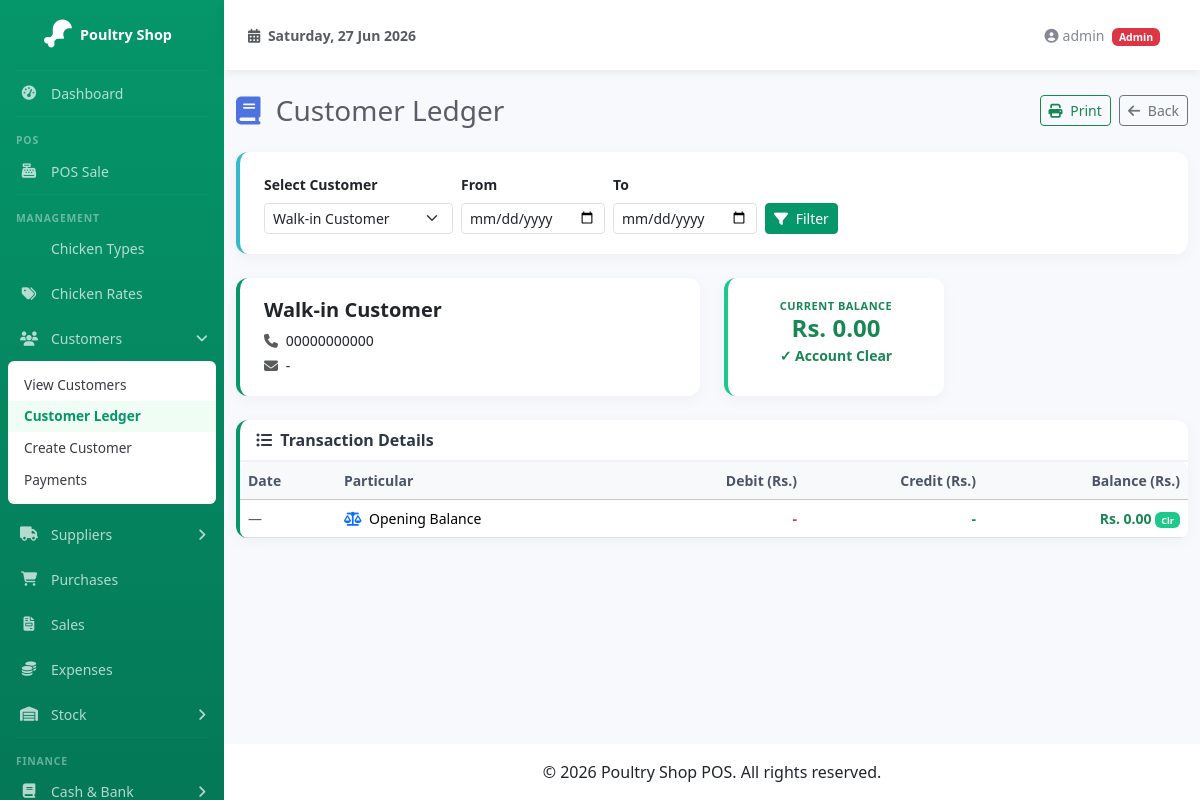
Screenshot of /pages/customers/ledger.php?id=1 (signed in) with the database file from the repository.
### tables this page shows
CREATE TABLE IF NOT EXISTS customers (
  id              INT             AUTO_INCREMENT PRIMARY KEY,
  name            VARCHAR(100)    NOT NULL,
  phone           VARCHAR(20)     DEFAULT NULL,
  email           VARCHAR(100)    DEFAULT NULL,
  address         TEXT            DEFAULT NULL,
  opening_balance DECIMAL(12,2)   NOT NULL DEFAULT 0.00,
  created_at      TIMESTAMP       DEFAULT CURRENT_TIMESTAMP
);

### includes/functions.php (called while the page is built, shortened)
<?php
function money($amount): string {
    return number_format((float)$amount, 2);
}

### pages/customers/ledger.php (the view, shortened to what this page needs)
<?php
require_once __DIR__ . '/../../includes/functions.php';
$pdo = getDB();
$customer_id = (int)($_GET['id'] ?? 0);
$from = $_GET['from'] ?? '';
$to   = $_GET['to'] ?? '';
$customers = $pdo->query("SELECT * FROM customers ORDER BY name")->fetchAll();
$customer = null;
if ($customer_id) {
    $stmt = $pdo->prepare("SELECT * FROM customers WHERE id = ?");
    $stmt->execute([$customer_id]);
    $customer = $stmt->fetch();
}
$entries = [];
$running = 0;
if ($customer) {
    $running = (float)$customer['opening_balance'];
    $entries[] = [
        'date'       => '0000-00-00',
        'sort_id'    => 0,
        'particular' => 'Opening Balance',
        'debit'      => 0,
        'credit'     => 0,
        'balance'    => $running,
    ];
    usort($entries, function($a, $b) {
        if ($a['date'] === '0000-00-00') return -1;
        if ($b['date'] === '0000-00-00') return 1;
        if ($a['date'] !== $b['date']) return strcmp($a['date'], $b['date']);
        $order = ['payment' => 0, 'sale' => 1];
        $oa = $order[$a['type']] ?? 2;
        $ob = $order[$b['type']] ?? 2;
        if ($oa !== $ob) return $oa <=> $ob;
        return ($a['sort_id'] ?? 0) <=> ($b['sort_id'] ?? 0);
    });
    $running = 0;
    foreach ($entries as &$e) {
        if ($e['date'] === '0000-00-00') {
            $running = $e['balance'];
        } else {
            $running += $e['debit'] - $e['credit'];
            $e['balance'] = $running;
        }
    }
}
require_once __DIR__ . '/../../includes/header.php';
?>
<div class="d-sm-flex align-items-center justify-content-between mb-4">
    <h1 class="h3 mb-0 text-gray-800"><i class="fas fa-book me-2" style="color:#4e73df;"></i> Customer Ledger</h1>
    <div class="no-print">
        <button class="btn btn-outline-success btn-sm me-1" onclick="window.print()">
            <i class="fas fa-print me-1"></i> Print
        </button>
        <a href="<?= BASE_URL ?>/pages/customers/index.php" class="btn btn-outline-secondary btn-sm">
            <i class="fas fa-arrow-left me-1"></i> Back
        </a>
    </div>
</div>
<div class="card mb-4 border-start-info no-print">
    <div class="card-body">
        <form method="GET" class="row g-2 align-items-end">
            <div class="col-auto">
                <label class="form-label small fw-bold">Select Customer</label>
                <select name="id" class="form-select form-select-sm" onchange="this.form.submit()">
                    <?php foreach ($customers as $c): ?>
                    <option value="<?= $c['id'] ?>" <?= $c['id'] === $customer_id ? 'selected' : '' ?>><?= htmlspecialchars($c['name']) ?></option>
                    <?php endforeach; ?>
                </select>
            </div>
            <div class="col-auto">
                <label class="form-label small fw-bold">From</label>
                <input type="date" name="from" class="form-control form-control-sm" value="<?= $from ?>">
            </div>
            <div class="col-auto">
                <label class="form-label small fw-bold">To</label>
                <input type="date" name="to" class="form-control form-control-sm" value="<?= $to ?>">
            </div>
            <div class="col-auto">
                <button type="submit" class="btn btn-primary btn-sm"><i class="fas fa-filter me-1"></i> Filter</button>
            </div>
        </form>
    </div>
</div>
<?php if ($customer): ?>
<div class="row mb-4 no-print">
    <div class="col-md-6">
        <div class="card border-start-primary h-100">
            <div class="card-body">
                <h5 class="fw-bold"><?= htmlspecialchars($customer['name']) ?></h5>
                <p class="mb-1 small"><i class="fas fa-phone me-1 text-muted"></i> <?= htmlspecialchars($customer['phone'] ?? '-') ?></p>
                <p class="mb-0 small"><i class="fas fa-envelope me-1 text-muted"></i> <?= htmlspecialchars($customer['email'] ?? '-') ?></p>
            </div>
        </div>
    </div>
    <div class="col-md-3">
        <div class="card border-start-<?= $running > 0 ? 'danger' : 'success' ?> h-100">
            <div class="card-body text-center">
                <div class="text-xs fw-bold text-uppercase text-<?= $running > 0 ? 'danger' : 'success' ?>">Current Balance</div>
                <div class="h4 mb-0 fw-bold text-<?= $running > 0 ? 'danger' : ($running < 0 ? 'primary' : 'success') ?>">
                    Rs. <?= money(abs($running)) ?>
                </div>
                <small class="fw-bold text-<?= $running > 0 ? 'danger' : ($running < 0 ? 'primary' : 'success') ?>">
                    <?= $running > 0 ? '⚠ Amount Due' : ($running < 0 ? '✓ Advance Paid' : '✓ Account Clear') ?>
                </small>
            </div>
        </div>
    </div>
</div>
<div class="card border-start-primary">
    <div class="card-header bg-transparent d-flex justify-content-between align-items-center">
        <span><i class="fas fa-list-ul me-1"></i> Transaction Details</span>
    </div>
    <div class="card-body p-0">
        <div class="table-responsive">
            <table class="table table-hover mb-0 small">
                <thead class="table-light">
                    <tr>
                        <th>Date</th>
                        <th>Particular</th>
                        <th class="text-end">Debit (Rs.)</th>
                        <th class="text-end">Credit (Rs.)</th>
                        <th class="text-end">Balance (Rs.)</th>
                    </tr>
                </thead>
                <tbody>
                    <?php if (empty($entries)): ?>
                    <tr><td colspan="5" class="text-center text-muted py-4">No records found for the selected period.</td></tr>
                    <?php else: ?>
                    <?php foreach ($entries as $e): ?>
                    <tr class="<?= ($e['type'] ?? '') === 'sale' ? 'table-warning' : (($e['type'] ?? '') === 'payment' ? 'table-success' : '') ?>">
                        <td data-order="<?= $e['date'] === '0000-00-00' ? '0000-00-00' : $e['date'] ?>">
                            <?= $e['date'] === '0000-00-00' ? '<span class="text-muted">—</span>' : date('d M Y', strtotime($e['date'])) ?>
                        </td>
                        <td>
                            <?php if (($e['type'] ?? '') === 'sale'): ?>
                                <i class="fas fa-file-invoice text-warning me-1"></i>
                            <?php elseif (($e['type'] ?? '') === 'payment'): ?>
                                <i class="fas fa-money-bill-wave text-success me-1"></i>
                            <?php else: ?>
                                <i class="fas fa-balance-scale text-primary me-1"></i>
                            <?php endif; ?>
                            <?= $e['particular'] ?>
                        </td>
                        <td class="text-end text-danger fw-bold"><?= $e['debit'] > 0 ? 'Rs. ' . money($e['debit']) : '-' ?></td>
                        <td class="text-end text-success fw-bold"><?= $e['credit'] > 0 ? 'Rs. ' . money($e['credit']) : '-' ?></td>
                        <td class="text-end fw-bold <?= ($e['balance'] ?? 0) > 0 ? 'text-danger' : (($e['balance'] ?? 0) < 0 ? 'text-primary' : 'text-success') ?>">
                            Rs. <?= money(abs($e['balance'] ?? 0)) ?>
                            <small>
                            <?php if (($e['balance'] ?? 0) > 0): ?>
                                <span class="badge bg-danger">Due</span>
                            <?php elseif (($e['balance'] ?? 0) < 0): ?>
                                <span class="badge bg-primary">Adv</span>
                            <?php else: ?>
                                <span class="badge bg-success">Clr</span>
                            <?php endif; ?>
                            </small>
                        </td>
                    </tr>
                    <?php endforeach; ?>
                    <?php endif; ?>
                </tbody>
            </table>
        </div>
    </div>
</div>
<?php elseif ($customer_id): ?>
<div class="alert alert-danger">Customer not found.</div>
<?php endif; ?>
<?php require_once __DIR__ . '/../../includes/footer.php'; ?>

### assets/css/sb-admin-custom.css (style rules this page uses)
:root { --primary: #059669; --primary-dark: #047857; --primary-light: #10b981; --primary-50: #ecfdf5; --sidebar-width: 224px; }
* { margin: 0; padding: 0; box-sizing: border-box; }
body { background-color: #f8f9fc; font-family: 'Segoe UI', Tahoma, Geneva, Verdana, sans-serif; }
.card { border: none; border-radius: 0.5rem; box-shadow: 0 0.15rem 1.75rem 0 rgba(58, 59, 69, 0.1); }
.card-header { background-color: #f8f9fc; border-bottom: 1px solid #e3e6f0; font-weight: 600; }
.border-start-primary { border-left: 0.25rem solid var(--primary) !important; }
.border-start-success { border-left: 0.25rem solid #1cc88a !important; }
.border-start-info { border-left: 0.25rem solid #36b9cc !important; }
.text-gray-800 { color: #5a5c69 !important; }
.btn-primary { background-color: var(--primary); border-color: var(--primary); }
.table-responsive { border-radius: 0.5rem; }
.badge.bg-success { background-color: #1cc88a !important; }

### pages/customers/ledger.php (style rules this page uses)
.card { border: none; border-radius: 12px; box-shadow: 0 4px 16px rgba(0,0,0,0.04); }
.card-header { background: transparent; border-bottom: 2px solid #f0f2f7; font-weight: 700; color: #2d3748; }
.card-body { padding: 20px 24px; }
.table th { font-weight: 700; color: #4a5568; border-top: none; }
.table td { vertical-align: middle; }
.border-start-primary { border-left: 4px solid #4e73df; }
.border-start-success { border-left: 4px solid #1cc88a; }
.border-start-info { border-left: 4px solid #36b9cc; }
.text-xs { font-size: 11px; letter-spacing: 0.5px; }

### rows the page displays
customers: name "Walk-in Customer", phone "00000000000", email "-"

### other values shown
$_SESSION['user_name'] "admin"
$_SESSION['user_role'] "Admin"
money(abs($running)) "0.00"
$e['particular'] "Opening Balance"
money(abs($e['balance'] ?? 0)) "0.00"
form field id "Walk-in Customer"
